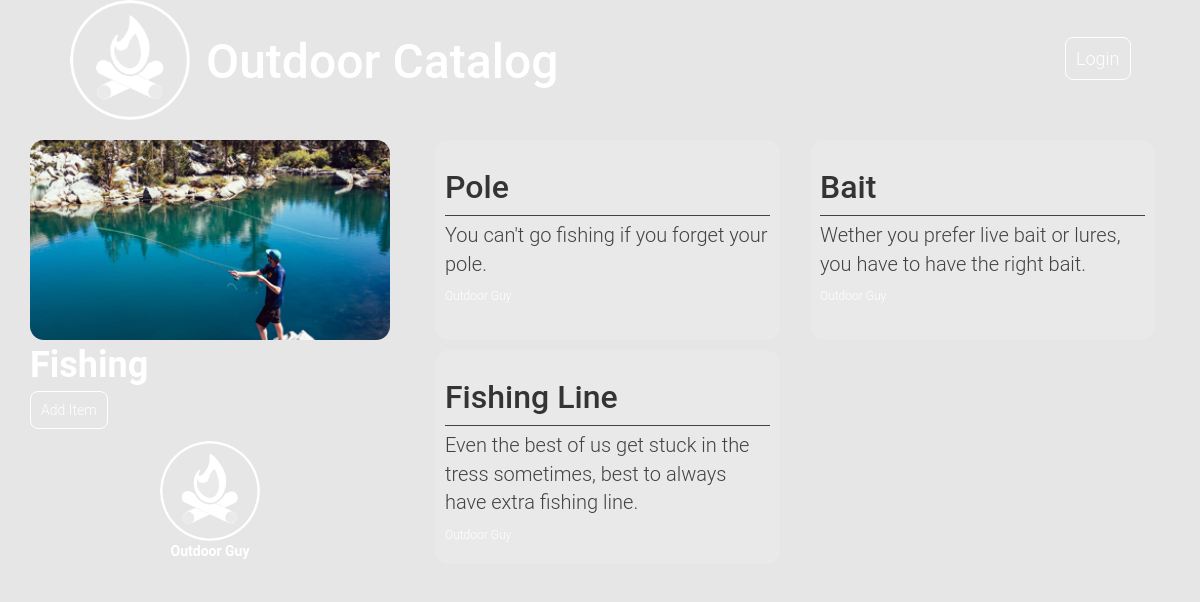
The page /category/4/list/ on the database its author committed.
### database_setup.py (models this page shows, shortened)
class Category(Base):
    __tablename__ = 'category'
    id = Column(Integer, primary_key=True)
    name = Column(String(250), nullable=False)
    user_id = Column(Integer, ForeignKey('user.id'))
    user = relationship(User)

class User(Base):
    __tablename__ = 'user'
    id = Column(Integer, primary_key=True)
    name = Column(String(250), nullable=False)
    email = Column(String(250), nullable=False)
    picture = Column(String(250))

class Item(Base):
    __tablename__ = 'item'
    name = Column(String(80), nullable=False)
    id = Column(Integer, primary_key=True)
    description = Column(String(250))
    category_id = Column(Integer, ForeignKey('category.id'))
    category = relationship(Category)
    user_id = Column(Integer, ForeignKey('user.id'))
    user = relationship(User)

### project.py (the view)
@app.route('/category/<int:category_id>/')
@app.route('/category/<int:category_id>/list/')
def showList(category_id):
    category = session.query(Category).filter_by(id=category_id).one()
    creator = getUserInfo(category.user_id)
    items = session.query(Item).filter_by(
        category_id=category_id).all()
    return render_template('list.html', items=items, category=category,
                           creator=creator)

### project.py (called while the page is built)
def getUserInfo(user_id):
    user = session.query(User).filter_by(id=user_id).one()
    return user

### templates/list.html (shortened to what this page needs)
{% extends "main.html" %}
{% block content %}
	<div class="row">
		<div class="col-md-4">
			{% if category.id == 1 %}
				<div class="kayaking-background category-container">
			{% elif category.id == 2 %}
				<div class="camping-background category-container">
			{% elif category.id == 3 %}
				<div class="rock-background category-container">
			{% elif category.id == 4 %}
				<div class="fishing-background category-container">
			{% elif category.id == 5 %}
				<div class="hiking-background category-container">
			{% elif category.id == 6 %}
				<div class="biking-background category-container">
			{% else %}
				<div class="category-container">
			{% endif %}
			</div>
			<div class="category-name">
				{{category.name}}
			</div>
			<div class="list-action">
				<a class="main-btn list-btn" href="{{url_for('newItem', category_id = category.id )}}">Add Item</a>
			</div>
			<figure class="creator">
				{% if category.user.picture %}
					<img class="creator-img" src="{{category.user.picture}}">
				{% else %}
					<img class="creator-img" src="static/img/logo.png">
				{% endif %}
				<figcaption class="creator-cap">{{category.user.name}}</figcaption>
			</figure>
		</div>
		<div class="col-md-8">
			{% if items !=[] %}
				{% for item in items %}
					<div class="col-md-6">
						<div class="item-container">
							<h3 class="item-name">{{item.name}}</h3>
							<hr class="item-hr">
							<p class="item-description">{{item.description}}</p>
							<p class="created-tag">{{item.user.name}}</p>
						</div>
					</div>
				{% endfor %}
			{% endif %}
		</div>
	</div>
{% endblock %}

### static/css/style.css (style rules this page uses)
html { background-color: #E6E6E6; }
body { position: relative; background-color: transparent; font-family: 'PT Sans Caption', sans-serif; font-size: 14px; margin-top: 10px; color: #6A6A6A; }

### static/css/outdoor.css (style rules this page uses)
html { height: 100%; }
body { background-image: url("../img/background.png"); background-attachment: fixed; background-size: cover; background-repeat: no-repeat; margin: 0; min-height: 100%; }
* { font-family: "Helvetica Neue Bold", Roboto, Helvetica, Arial, sans-serif; font-weight: 700; color: #fff; }
.category-container { border-radius: 14px; background-color: #333; background-image: url("../img/default.png"); background-size: cover; background-repeat: no-repeat; background-position: center; color: #fff; height: 200px; width: auto; min-width: 180px; }
.category-name { font-size: 36px; }
.fishing-background { background-image: url("../img/fishing.png"); }
.item-container { background-color: rgba(235, 235, 235, 0.6); border-radius: 14px; padding: 10px; min-height: 200px; color: #343434; margin-bottom: 10px; }
.creator-img { max-width: 100px; max-height: 100px; display: block; margin: auto; }
.creator-cap { text-align: center; }
.item-description { font-size: 20px; color: #424242; font-weight: 300; }
.item-name { font-size: 32px; color: #343434; }
.item-hr { border-color: #424242; margin: 5px 0; }
.created-tag { font-weight: 300; font-size: 12px; }
.main-btn { font-weight: 300; border-radius: 8px; border: 1px solid #fff; background-color: transparent; color: #fff; padding: 10px; transition: all 0.3s ease; }
.list-btn { margin: 10px 0; vertical-align: sub; }
.list-action { margin: 5px 0; height: 40px; }

### rows shown on the page
Category: name "Fishing"
User: user.picture (picture), user.name "Outdoor Guy"
Item: name "Pole", description "You can't go fishing if you forget your pole.", user.name "Outdoor Guy"
Item: name "Bait", description "Wether you prefer live bait or lures, you have to have the right bait.", user.name "Outdoor Guy"
Item: name "Fishing Line", description "Even the best of us get stuck in the tress sometimes, best to always have extra fishing line.", user.name "Outdoor Guy"
